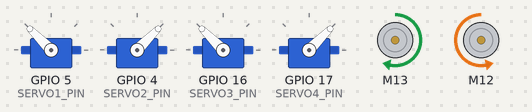
Bench run of a sketch on a simulated ESP32. Shown: 4 × servo, 2 × DC motor (green arrow = forward, orange = backward, longer = faster).

Above: at 0.05 s.
At 3.0 s:
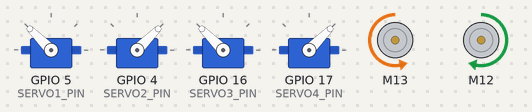
At 6.0 s:
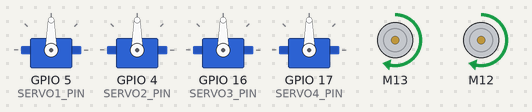
At 12.0 s:
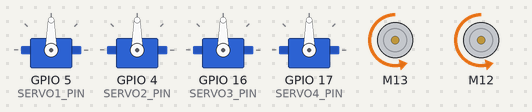
Timing chart, 0 to 15.6 s (numbered marks = the images above):
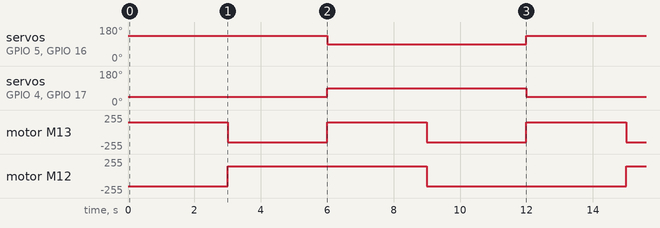

Measured:
- by itself, servo on GPIO 5 (SERVO1_PIN), servo on GPIO 16 (SERVO3_PIN): alternates 135° for 6.0 s and 90° for 6.0 s
- by itself, servo on GPIO 4 (SERVO2_PIN), servo on GPIO 17 (SERVO4_PIN): alternates 90° for 6.0 s and 45° for 6.0 s
- by itself, motor M13: alternates forward 150/255 for 3.0 s and backward 150/255 for 3.0 s
- by itself, motor M12: repeats every 12.0 s: forward 150/255 6.0 s, backward 150/255 6.0 s

The sketch:

moonrover_ff.ino
```cpp
/**
https://github.com/madhephaestus/ESP32Servo/
*/
#include <TB6612_ESP32.h>
#include <ESP32Servo.h>

#define AIN1 13 // ESP32 Pin D13 to TB6612FNG Pin AIN1
#define BIN1 12 // ESP32 Pin D12 to TB6612FNG Pin BIN1
#define AIN2 14 // ESP32 Pin D14 to TB6612FNG Pin AIN2
#define BIN2 27 // ESP32 Pin D27 to TB6612FNG Pin BIN2
#define PWMA 26 // ESP32 Pin D26 to TB6612FNG Pin PWMA
#define PWMB 25 // ESP32 Pin D25 to TB6612FNG Pin PWMB
#define STBY 33 // ESP32 Pin D33 to TB6612FNG Pin STBY

#define SERVO1_PIN 5
#define SERVO2_PIN 4
#define SERVO3_PIN 16
#define SERVO4_PIN 17
#define SERVO5_PIN 18 // release servo

// Avaible pins: 0, 19, 21, 22, TX, RX, 32, 34, 35
#define AIN12 17 // !
#define BIN12 4  // !
#define AIN22 5  // !
#define BIN22 2
#define PWMA2 18 // !
#define PWMB2 15
#define STBY2 16 // !


Servo servo1;
Servo servo2;
Servo servo3;
Servo servo4;
Servo bigServo;

const int offsetA = 1;
const int offsetB = 1;

int speed = 150;


Motor motor1 = Motor(AIN1, AIN2, PWMA, offsetA, STBY, 5000, 8, 5); // 5000 - freq; 8 - resolution; 1 - channel
Motor motor2 = Motor(BIN1, BIN2, PWMB, offsetB, STBY, 5000, 8, 6);

void setup() {
  Serial.begin(115200);
  servo1.attach(SERVO1_PIN);
  servo2.attach(SERVO2_PIN);
  servo3.attach(SERVO3_PIN);
  servo4.attach(SERVO4_PIN);
  //bigServo.attach(SERVO5_PIN);

  servo1.write(90); // 90 - inside; 0 - outside; 20-straight;
  servo2.write(90);
  servo3.write(90); // 0 - straight;
  servo4.write(90);
}

void loop() {
  // turn
  servo1.write(135);
  servo2.write(45);
  servo3.write(135);
  servo4.write(45);
  motor1.drive(speed);
  motor2.drive(-speed);
  delay(3000);
  motor1.drive(-speed);
  motor2.drive(speed);
  delay(3000);

  // strainght
  servo1.write(90);
  servo2.write(90);
  servo3.write(90);
  servo4.write(90);
  forward(motor1, motor2, speed);
  delay(3000);
  back(motor1, motor2, speed);
  delay(3000);
}
```
